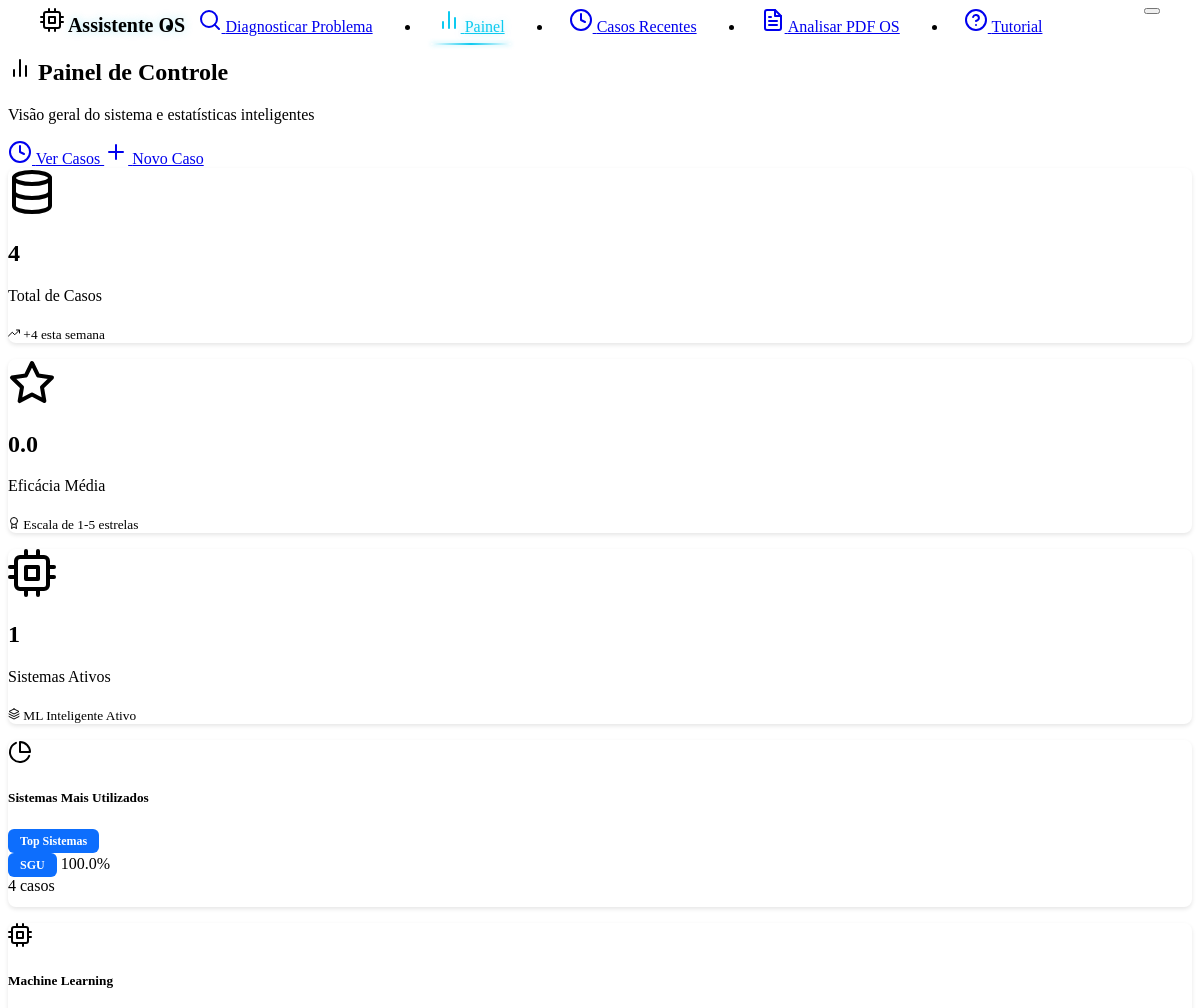
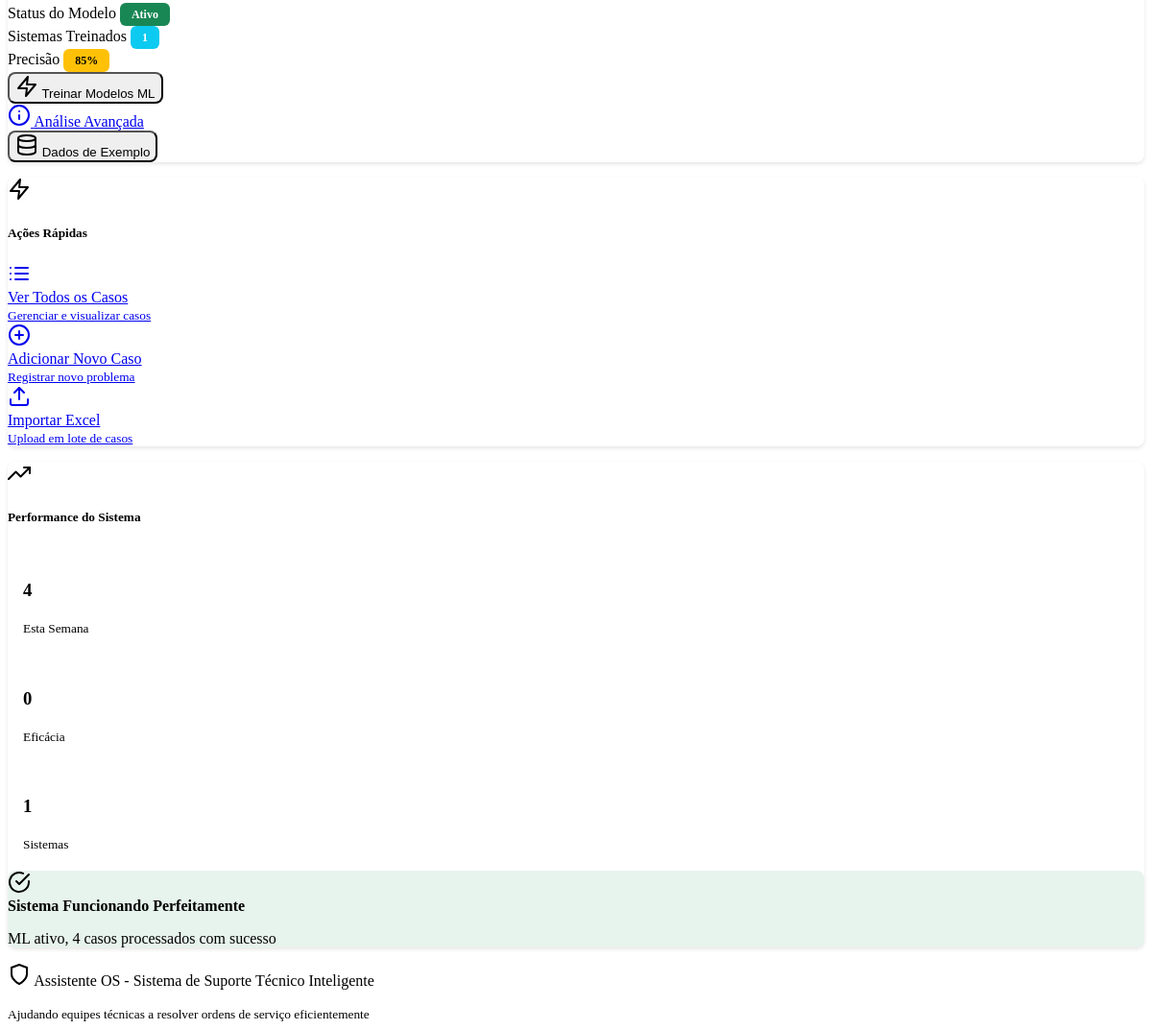
Page /dashboard on the earlier database version (2 pictures, top to bottom).
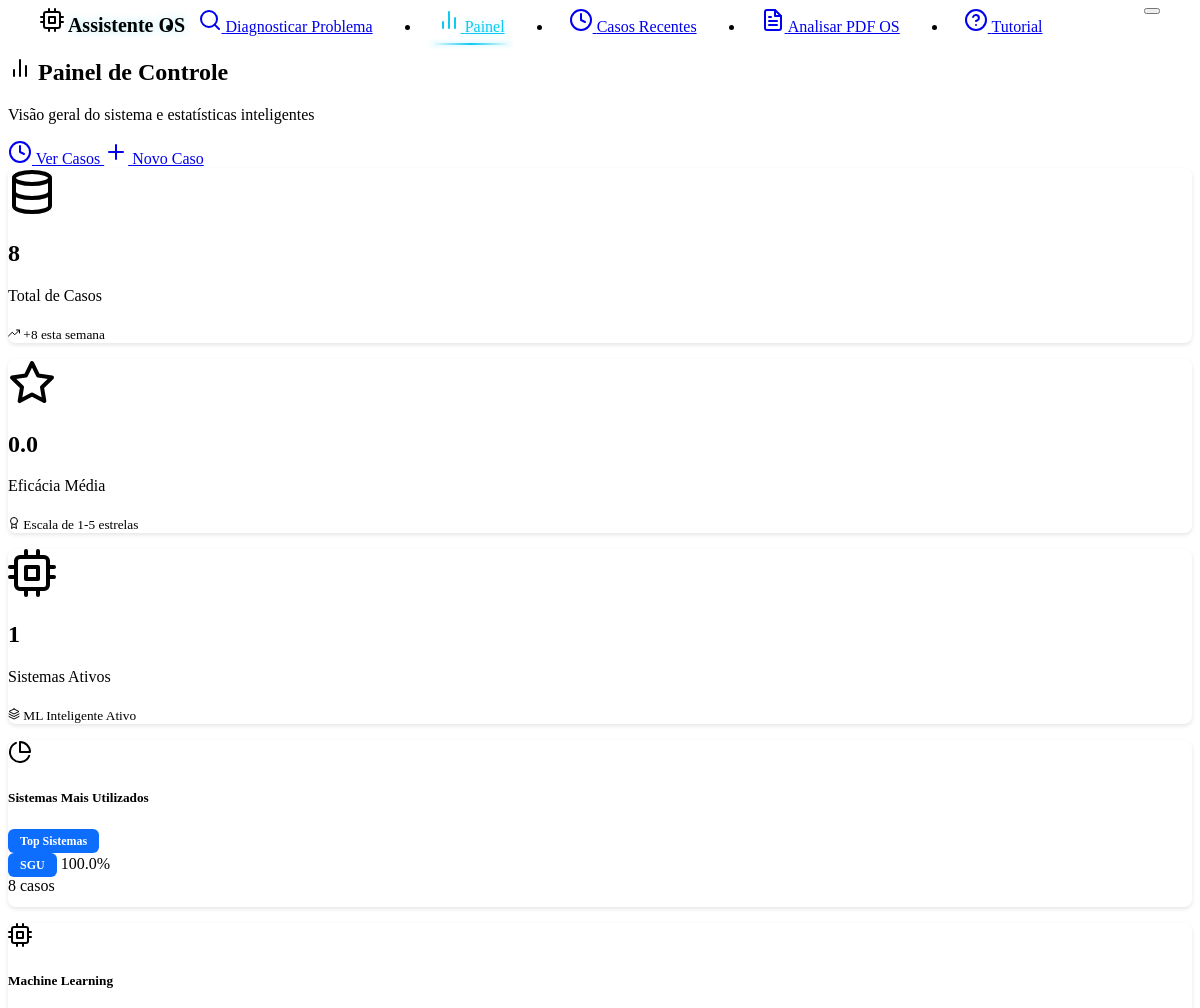
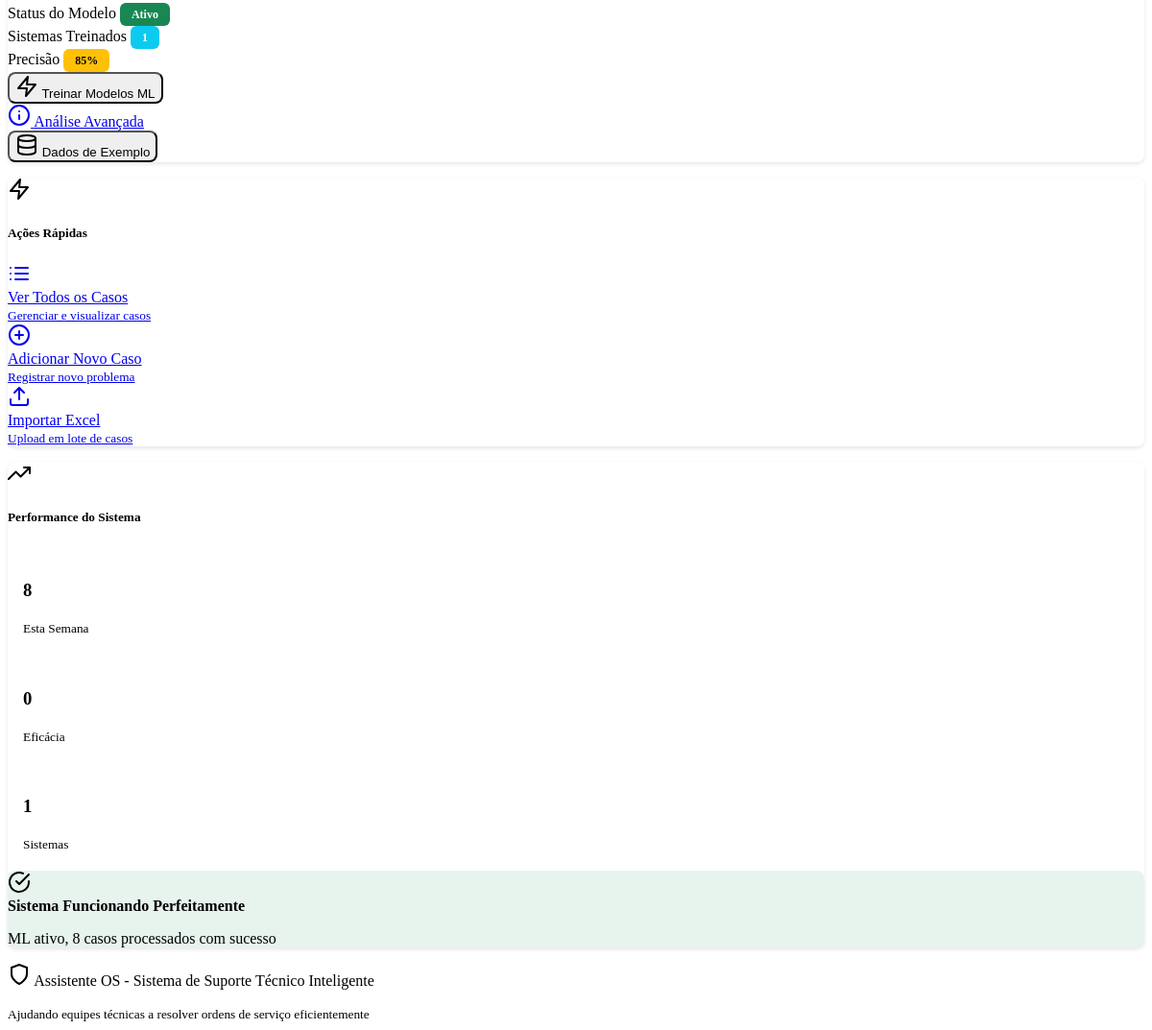
Same page on the later database version (2 pictures, top to bottom).
### models.py (models this page shows, shortened)
class Case(db.Model):
    __tablename__ = 'cases'
    id = db.Column(db.Integer, primary_key=True)
    os_number = db.Column(db.String(20), nullable=True)  # Número da OS extraído do PDF
    problem_description = db.Column(db.Text, nullable=False)
    solution = db.Column(db.Text, nullable=False)
    system_type = db.Column(db.String(100), default="Unknown")
    created_at = db.Column(db.DateTime, default=datetime.now)
    effectiveness_score = db.Column(db.Float, nullable=True)
    feedback_count = db.Column(db.Integer, default=0)
    tags = db.Column(db.String(500), default="")  # Stored as comma-separated string
    feedbacks = db.relationship("CaseFeedback", backref="case", cascade="all, delete-orphan")

### routes.py (the view)
@app.route('/dashboard')
def dashboard():
    try:
        stats = case_service.get_statistics()
        return render_template('dashboard.html', stats=stats)
    except Exception as e:
        logging.error(f"Error loading dashboard: {str(e)}")
        flash(f'Error loading dashboard: {str(e)}', 'error')
        return render_template('dashboard.html', stats={})

### case_service.py (called while the page is built)
    def get_all_cases(self) -> List[Case]:
        try:
            return Case.query.all()
        except Exception as e:
            logging.error(f"Error getting cases from database: {str(e)}")
            return current_app.config.get('CASES_STORAGE', [])

### templates/dashboard.html (shortened to what the changed rows need)
{% extends "base.html" %}
{% block content %}
<div class="row mb-4">
    <div class="col-12">
        <div class="d-flex justify-content-between align-items-center">
            <div>
                <h2 class="mb-1">
                    <i data-feather="bar-chart-2" class="me-2"></i>
                    Painel de Controle
                </h2>
            </div>
        </div>
    </div>
</div>
{% if stats %}
<div class="row mb-4">
    <div class="col-lg-4 col-md-6 mb-3">
        <div class="card text-center h-100 border-0 shadow-sm">
            <div class="card-body d-flex flex-column justify-content-center py-4">
                <i data-feather="database" class="mb-3 text-primary" style="width: 48px; height: 48px; margin: 0 auto;"></i>
                <h2 class="mb-2 text-primary fw-bold">{{ stats.total_cases }}</h2>
                <p class="text-muted mb-2">Total de Casos</p>
                <div class="progress" style="height: 4px;">
                </div>
                <small class="text-success mt-2">
                    <i data-feather="trending-up" style="width: 12px; height: 12px;"></i>
                    +{{ stats.recent_activity or 0 }} esta semana
                </small>
            </div>
        </div>
    </div>
    <div class="col-lg-4 col-md-6 mb-3">
        <div class="card text-center h-100 border-0 shadow-sm">
            <div class="card-body d-flex flex-column justify-content-center py-4">
                <i data-feather="star" class="mb-3 text-warning" style="width: 48px; height: 48px; margin: 0 auto;"></i>
                <h2 class="mb-2 text-warning fw-bold">{{ "%.1f"|format(stats.avg_effectiveness) if stats.avg_effectiveness else "0.0" }}</h2>
                <p class="text-muted mb-2">Eficácia Média</p>
                <div class="progress" style="height: 4px;">
                </div>
                <small class="text-info mt-2">
                    <i data-feather="award" style="width: 12px; height: 12px;"></i>
                    Escala de 1-5 estrelas
                </small>
            </div>
        </div>
    </div>
    <div class="col-lg-4 col-md-6 mb-3">
        <div class="card text-center h-100 border-0 shadow-sm">
            <div class="card-body d-flex flex-column justify-content-center py-4">
                <i data-feather="cpu" class="mb-3 text-info" style="width: 48px; height: 48px; margin: 0 auto;"></i>
                <h2 class="mb-2 text-info fw-bold">{{ stats.systems|length if stats.systems else 0 }}</h2>
                <p class="text-muted mb-2">Sistemas Ativos</p>
                <div class="progress" style="height: 4px;">
                </div>
                <small class="text-primary mt-2">
                    <i data-feather="layers" style="width: 12px; height: 12px;"></i>
                    ML Inteligente Ativo
                </small>
            </div>
        </div>
    </div>
</div>
{% endif %}
<div class="row mb-4">
    <div class="col-lg-8 mb-4">
        <div class="card h-100 border-0 shadow-sm">
            <div class="card-body">
                {% if stats.systems %}
                <div class="systems-chart">
                    {% for system, count in stats.systems[:6] %}
                    <div class="mb-3">
                        <div class="d-flex justify-content-between align-items-center mb-2">
                            <div class="d-flex align-items-center">
                                <span class="badge system-badge me-2" data-system="{{ system }}">{{ system }}</span>
                                <span class="text-muted">{{ "%.1f"|format(count / stats.total_cases * 100) if stats.total_cases > 0 else 0 }}%</span>
                            </div>
                            <span class="fw-bold text-primary">{{ count }} casos</span>
                        </div>
                        <div class="progress" style="height: 12px; border-radius: 6px;">
                        </div>
                    </div>
                    {% endfor %}
                </div>
                {% else %}
                <div class="text-center py-5 text-muted">
                    <i data-feather="inbox" class="mb-3" style="width: 64px; height: 64px; opacity: 0.5;"></i>
                    <h5 class="text-muted">Nenhum sistema registrado</h5>
                    <p>Adicione casos para ver a distribuição por sistemas</p>
                </div>
                {% endif %}
            </div>
        </div>
    </div>
</div>
<div class="row mb-4">
    <div class="col-lg-6 mb-4">
        <div class="card h-100 border-0 shadow-sm">
            <div class="card-body">
                <div class="performance-metrics">
                    <div class="row text-center mb-4">
                        <div class="col-4">
                            <div class="performance-card">
                                <h3 class="text-primary mb-1">{{ stats.recent_activity or 0 }}</h3>
                                <small class="text-muted">Esta Semana</small>
                                <div class="progress mt-2" style="height: 3px;">
                                </div>
                            </div>
                        </div>
                    </div>
                    <div class="alert alert-success border-0" style="background: rgba(25, 135, 84, 0.1);">
                        <div class="d-flex align-items-center">
                            <div>
                                <strong class="text-success">Sistema Funcionando Perfeitamente</strong>
                                <p class="mb-0 small text-muted">ML ativo, {{ stats.total_cases or 0 }} casos processados com sucesso</p>
                            </div>
                        </div>
                    </div>
                </div>
            </div>
        </div>
    </div>
</div>
{% endblock %}

Differences in the rows shown:
changed Case "SGU": count "4" → "8"
Other differences:
{{ stats.total_cases }}: "4" → "8"
{{ stats.recent_activity or 0 }}: "4" → "8"
{{ stats.total_cases or 0 }}: "4" → "8"
